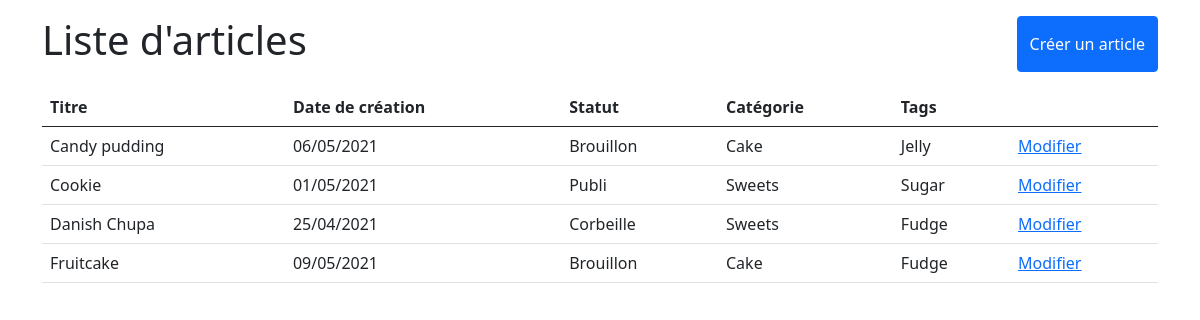
The page / on the database its author committed.
### tables this page shows
CREATE TABLE IF NOT EXISTS `listearticles` (
  `idArticle` int(11) NOT NULL AUTO_INCREMENT,
  `titreArticle` varchar(255) NOT NULL,
  `statutArticle` enum('Publi','Corbeille','Brouillon') NOT NULL,
  `dateCreationArticle` date NOT NULL,
  `datePublicationtionArticle` date NOT NULL,
  `ContenuArticle` text NOT NULL,
  `idCategorie` int(11) DEFAULT NULL,
  PRIMARY KEY (`idArticle`),
  KEY `listeArticles_listeCategories_FK` (`idCategorie`)
);

CREATE TABLE IF NOT EXISTS `listecategories` (
  `idCategorie` int(11) NOT NULL AUTO_INCREMENT,
  `nomCategorie` varchar(255) NOT NULL,
  `descriptionCategorie` text NOT NULL,
  PRIMARY KEY (`idCategorie`)
);

CREATE TABLE IF NOT EXISTS `listetags` (
  `idTag` int(11) NOT NULL AUTO_INCREMENT,
  `nomTag` varchar(255) NOT NULL,
  `descriptionTag` varchar(255) NOT NULL,
  PRIMARY KEY (`idTag`)
);

### helpers.php (called while the page is built, shortened)
<?php
function afficheDateFR($dateStringUS){
    return date_format(date_create($dateStringUS), "d/m/Y");
}

### index.php (the view, shortened to what this page needs)
<?php
require "connect.php";
require "helpers.php";
$stmt = $db->query("SELECT * from listearticles
                       LEFT JOIN listecategories ON listearticles.idCategorie = listecategories.idCategorie
                       INNER JOIN posseder ON listearticles.idArticle = posseder.idArticle
                       INNER JOIN listeTags ON listetags.idTag = posseder.idTag");
$articles = $stmt->fetchAll();
?>
<html lang="en">
<head>
    <link href="https://cdn.jsdelivr.net/npm/bootstrap@5.0.0/dist/css/bootstrap.min.css" rel="stylesheet">
</head>
<body>
    <div class="container">
        <div class="d-flex justify-content-between mt-3 mb-3">
            <h1>Liste d'articles</h1>
            <a class="btn btn-primary d-flex align-items-center" href="editors.php?news">Créer un article</a>
        </div>
        <table class="table">
            <thead>
                <tr>
                    <th>Titre</th>
                    <th>Date de création</th>
                    <th>Statut</th>
                    <th>Catégorie</th>
                    <th>Tags</th>
                    <th></th>
                </tr>
            </thead>
            <?php foreach($articles as $article){ ?>
                    <tr>
                        <td><?= $article["titreArticle"] ?></td>
                        <td><?= afficheDateFR($article["dateCreationArticle"]) ?></td>
                        <td><?= $article["statutArticle"] ?></td>
                        <td><?= $article["nomCategorie"] ?></td>
                        <td><?= $article["nomTag"] ?></td></td>
                        <td>
                        <a href="editor.php?idArticle=<?= $article["idArticle"] ?>">Modifier</a>
                    </td>
                </tr>
            <?php } ?>
        </table>
    </div>
</body>
</html>

### rows shown on the page
listearticles: titreArticle "Candy pudding", dateCreationArticle "06/05/2021", statutArticle "Brouillon", idCategorie.nomCategorie "Cake", listetags.nomTag "Jelly"
listearticles: titreArticle "Cookie", dateCreationArticle "01/05/2021", statutArticle "Publi", idCategorie.nomCategorie "Sweets", listetags.nomTag "Sugar"
listearticles: titreArticle "Danish Chupa", dateCreationArticle "25/04/2021", statutArticle "Corbeille", idCategorie.nomCategorie "Sweets", listetags.nomTag "Fudge"
listearticles: titreArticle "Fruitcake", dateCreationArticle "09/05/2021", statutArticle "Brouillon", idCategorie.nomCategorie "Cake", listetags.nomTag "Fudge"
